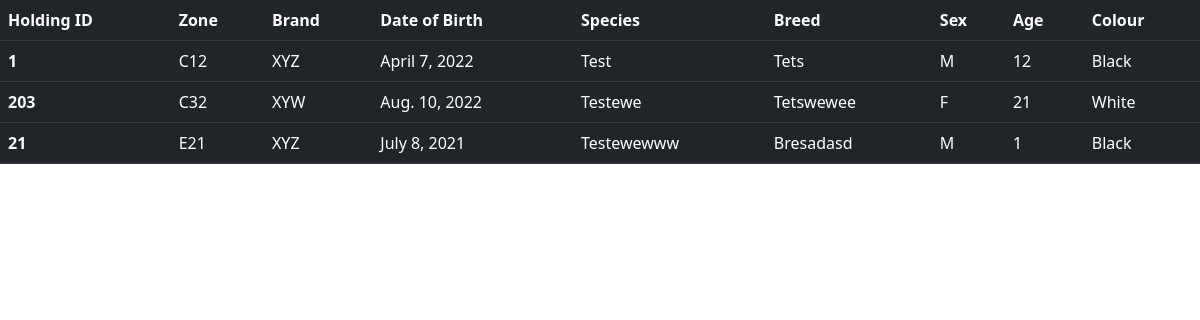
/farm/, run on the app's committed database.
### core/models.py (models this page shows)
class Farm(models.Model):
    holding_id = models.IntegerField(unique=True)
    zone = models.CharField(max_length=3)
    brand = models.CharField(max_length=240)
    dob = models.DateField()
    species = models.CharField(max_length=240)
    breed = models.CharField(max_length=240)
    sex = models.CharField(max_length=240)
    age = models.IntegerField()
    colour = models.CharField(max_length=240)

### core/views.py (the view)
# urls.py: path('farm/', farm_view, name='farm'),
def farm_view(request):
    farm = Farm.objects.all()
    return render(request, 'farm.html', {'farm_data': farm})

### core/templates/farm.html (shortened to what this page needs)
{% extends 'base.html' %}
{% load static %}
{% block content %}
    <table class="table table-dark">
        <thead>
            <tr>
                <th scope="col">Holding ID</th>
                <th scope="col">Zone</th>
                <th scope="col">Brand</th>
                <th scope="col">Date of Birth</th>
                <th scope="col">Species</th>
                <th scope="col">Breed</th>
                <th scope="col">Sex</th>
                <th scope="col">Age</th>
                <th scope="col">Colour</th>
            </tr>
        </thead>
        {% for i in farm_data %}
        <tbody>
            <tr>
                <th scope="row">{{ i.holding_id }}</th>
                <td>{{ i.zone }}</td>
                <td>{{ i.brand }}</td>
                <td>{{ i.dob }}</td>
                <td>{{ i.species }}</td>
                <td>{{ i.breed }}</td>
                <td>{{ i.sex }}</td>
                <td>{{ i.age }}</td>
                <td>{{ i.colour }}</td>
            </tr>
        </tbody>
        {% endfor %}
    </table>
{% endblock content %}

### core/templates/base.html (shortened to what this page needs)
{% load static %}
<!DOCTYPE html>
<html lang="en">
<head>
    <link href="https://cdn.jsdelivr.net/npm/bootstrap@5.2.0/dist/css/bootstrap.min.css" rel="stylesheet"
>
    <link rel="stylesheet" href="{% static 'css/style.css' %}">
</head>
<body>
    {% block content %}
    {% endblock content %}
</body>
</html>

### data on the page
Farm: holding_id "1", zone "C12", brand "XYZ", dob "April 7, 2022", species "Test", breed "Tets", sex "M", age "12", colour "Black"
Farm: holding_id "203", zone "C32", brand "XYW", dob "Aug. 10, 2022", species "Testewe", breed "Tetswewee", sex "F", age "21", colour "White"
Farm: holding_id "21", zone "E21", brand "XYZ", dob "July 8, 2021", species "Testewewww", breed "Bresadasd", sex "M", age "1", colour "Black"
